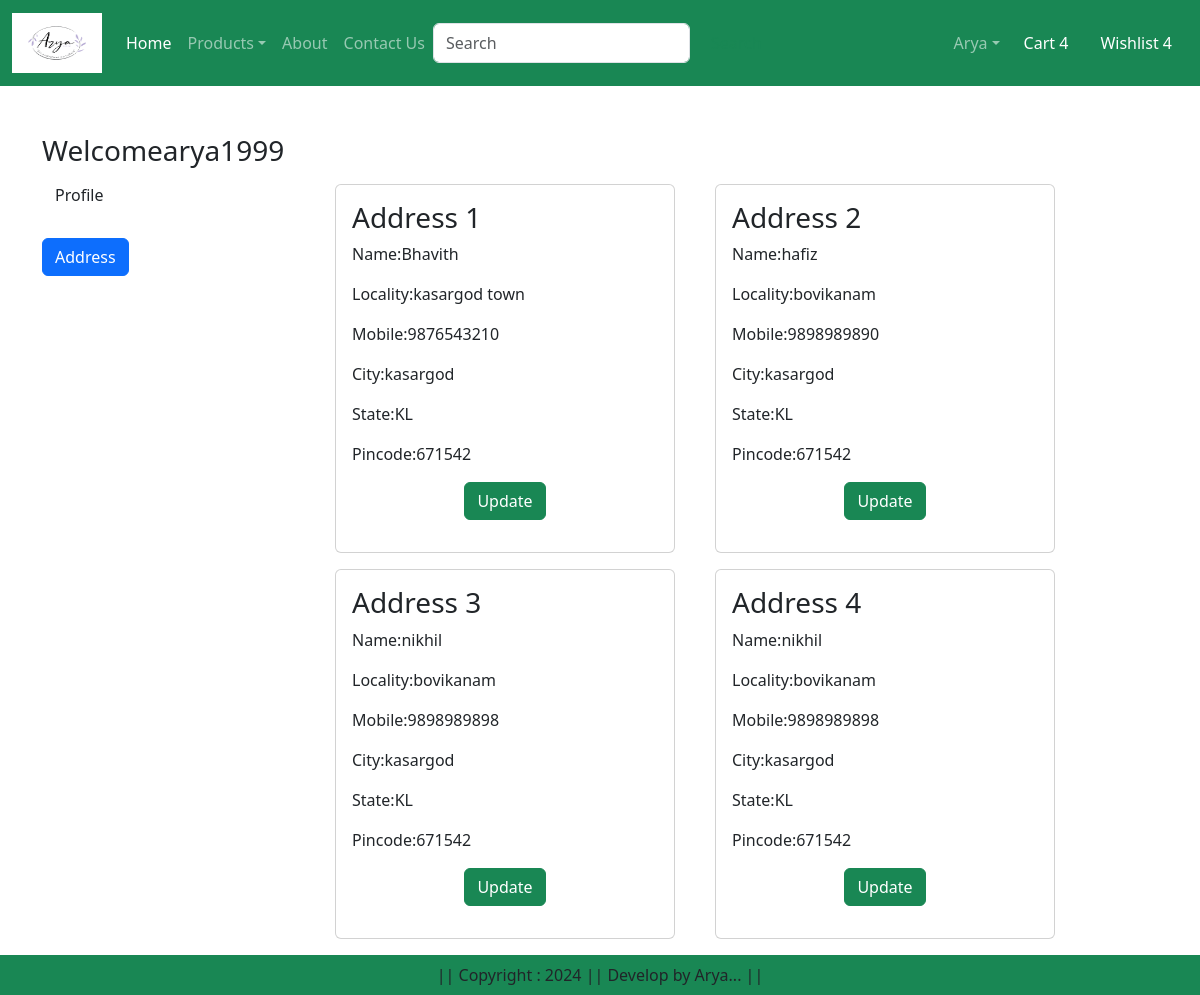
The page /address/ (signed in) on the database its author committed.
### arya_store/models.py (models this page shows, shortened)
class Customer(models.Model):
    user = models.ForeignKey(User,on_delete=models.CASCADE)
    name = models.CharField(max_length=200)
    locality = models.CharField(max_length=200)
    city = models.CharField(max_length=50)
    mobile = models.IntegerField(default=0)
    zipcode = models.IntegerField()
    state = models.CharField(choices=STATE_CHOICES,max_length=100)

### arya_store/views.py (the view)
# urls.py: path("address/",views.address,name="address"),
def address(request):
    add = Customer.objects.filter(user=request.user)
    return render(request, 'address.html', locals())

### templates/address.html (shortened to what this page needs)
{% extends 'base.html'%}
{% load static %}
{% block main-content %}
    <div class="container my-5">
        <div class="row">
            <h3>Welcome<span class="text-capitalise">{{request.user}}</span></h3>
            <div class="col-sm-2 broder-end">
                <ul class="list-unstyled">
                    <li class="d-gird"><a href="{% url 'profile' %}" class="btn">Profile</a></li><br>
                    <li class="d-gird"><a href="{% url 'address' %}" class="btn btn-primary">Address</a></li>
                </ul>
            </div>
            <div class="col-sm-8 offset-sm-1">
                <div class="row">
                    {% for ad in add %}
                       <div class="col-sm-6">
                            <div class="card m-2">
                                <div class="card-body">
                                   <h3>Address {{forloop.counter}}</h3>
                                   <p>Name:{{ad.name}}</p>
                                   <p>Locality:{{ad.locality}}</p>
                                   <p>Mobile:{{ad.mobile}}</p>
                                   <p>City:{{ad.city}}</p>
                                   <p>State:{{ad.state}}</p>
                                   <p>Pincode:{{ad.zipcode}}</p>
                                   <p class="text-center"><a href="{% url 'updateAddress' pk=ad.id %}" type="button" class="btn btn-success">Update</a></p>
                                </div>
                            </div>
                        </div>
                    {% endfor %}
                </div>
            </div>
        </div>
    </div>
{% endblock main-content %}

### rows shown on the page
Customer: name "Bhavith", locality "kasargod town", mobile "9876543210", city "kasargod", state "KL", zipcode "671542"
Customer: name "hafiz", locality "bovikanam", mobile "9898989890", city "kasargod", state "KL", zipcode "671542"
Customer: name "nikhil", locality "bovikanam", mobile "9898989898", city "kasargod", state "KL", zipcode "671542"
Customer: name "nikhil", locality "bovikanam", mobile "9898989898", city "kasargod", state "KL", zipcode "671542"

### other values the page prints
{{ request.user }} "arya1999"
